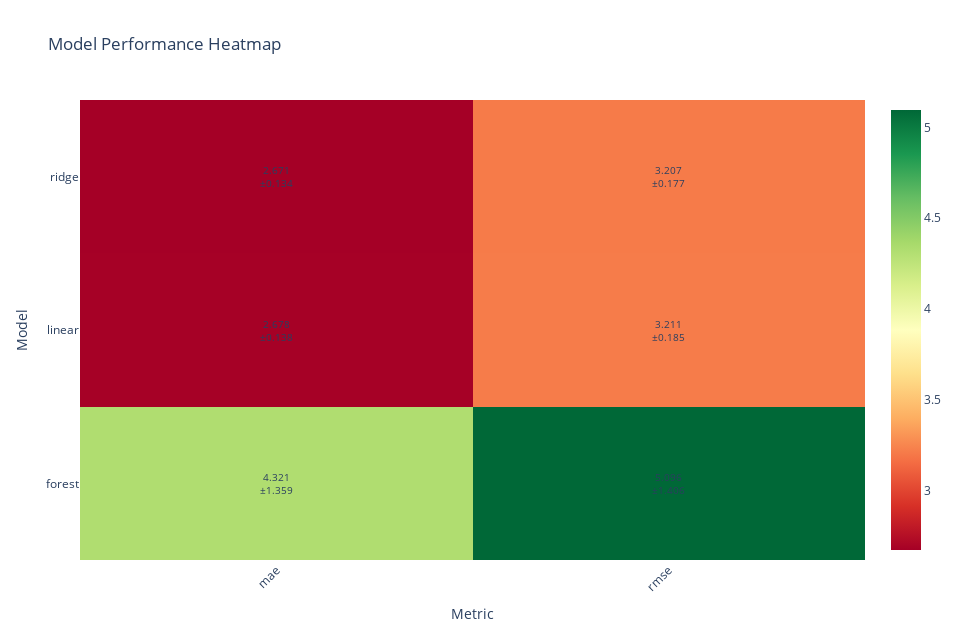

Notebook source saved alongside this figure:
### Markdown cell above
## 9. Advanced Visualization {#advanced-visualization}

Advanced visualization tools for model comparison.

### Code cell
print("🔄 Advanced Visualization")
print("=" * 25)

if ADVANCED_VIZ_AVAILABLE:
    try:
        # Model comparison heatmap
        print("\n📊 Model Comparison Heatmap:")
        fig_heatmap = plot_model_comparison_matrix(
            accuracy_df=comparison_results,
            plot_type='heatmap',
            title="Model Performance Heatmap",
            engine='plotly'
        )
        fig_heatmap.show()
        print("   ✅ Heatmap created")
        
        # Comprehensive report
        print("\n📋 Comprehensive Report:")
        report = create_comparison_report(
            accuracy_df=comparison_results,
            title="Model Comparison Report"
        )
        print("   ✅ Report generated")
        print(f"   📈 Components: {list(report.keys())}")
        
        if 'rankings' in report:
            print("\n   🏆 Model Rankings:")
            print(report['rankings'].round(3))
            
    except Exception as e:
        print(f"   ⚠️ Advanced visualization failed: {e}")
else:
    print("   ⚠️ Advanced visualization not available")

print("\n✅ Advanced visualization completed!")

### Figure 1 — Plotly figure (JSON) as saved in the notebook; plotly's stock layout.template omitted (floating-point values rounded to 4 significant figures)
{"data": [{"colorscale": [[0, "rgb(165,0,38)"], [0.1, "rgb(215,48,39)"], [0.2, "rgb(244,109,67)"], [0.3, "rgb(253,174,97)"], [0.4, "rgb(254,224,139)"], [0.5, "rgb(255,255,191)"], [0.6, "rgb(217,239,139)"], [0.7, "rgb(166,217,106)"], [0.8, "rgb(102,189,99)"], [0.9, "rgb(26,152,80)"], [1, "rgb(0,104,55)"]], "hovertemplate": "Model: %{y}<br>Metric: %{x}<br>Value: %{z:{value_format}}<extra></extra>", "type": "heatmap", "x": ["mae", "rmse"], "y": ["forest", "linear", "ridge"], "z": [[4.321, 5.096], [2.678, 3.211], [2.671, 3.207]]}], "layout": {"annotations": [{"font": {"size": 10}, "showarrow": false, "text": "4.321<br>±1.359", "x": 0, "xref": "x", "y": 0, "yref": "y"}, {"font": {"size": 10}, "showarrow": false, "text": "5.096<br>±1.406", "x": 1, "xref": "x", "y": 0, "yref": "y"}, {"font": {"size": 10}, "showarrow": false, "text": "2.678<br>±0.138", "x": 0, "xref": "x", "y": 1, "yref": "y"}, {"font": {"size": 10}, "showarrow": false, "text": "3.211<br>±0.185", "x": 1, "xref": "x", "y": 1, "yref": "y"}, {"font": {"size": 10}, "showarrow": false, "text": "2.671<br>±0.134", "x": 0, "xref": "x", "y": 2, "yref": "y"}, {"font": {"size": 10}, "showarrow": false, "text": "3.207<br>±0.177", "x": 1, "xref": "x", "y": 2, "yref": "y"}], "height": 640, "title": {"text": "Model Performance Heatmap"}, "width": 960, "xaxis": {"tickangle": -45, "title": {"text": "Metric"}}, "yaxis": {"title": {"text": "Model"}}}}
